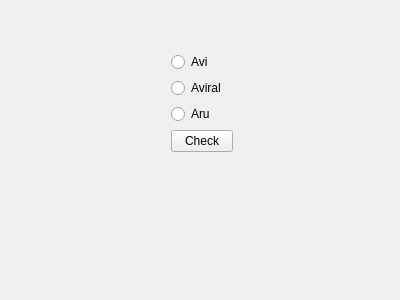
<?xml version="1.0" encoding="UTF-8"?>
<ui version="4.0">
 <class>MainWindow</class>
 <widget class="QMainWindow" name="MainWindow">
  <property name="geometry">
   <rect>
    <x>0</x>
    <y>0</y>
    <width>400</width>
    <height>300</height>
   </rect>
  </property>
  <property name="windowTitle">
   <string>MainWindow</string>
  </property>
  <widget class="QWidget" name="centralWidget">
   <widget class="QWidget" name="">
    <property name="geometry">
     <rect>
      <x>160</x>
      <y>30</y>
      <width>84</width>
      <height>144</height>
     </rect>
    </property>
    <layout class="QVBoxLayout" name="verticalLayout_3">
     <item>
      <layout class="QVBoxLayout" name="verticalLayout_2">
       <item>
        <layout class="QVBoxLayout" name="verticalLayout">
         <item>
          <widget class="QRadioButton" name="radioButton">
           <property name="text">
            <string>Avi</string>
           </property>
          </widget>
         </item>
         <item>
          <widget class="QRadioButton" name="radioButton_2">
           <property name="text">
            <string>Aviral</string>
           </property>
          </widget>
         </item>
         <item>
          <widget class="QRadioButton" name="radioButton_3">
           <property name="text">
            <string>Aru</string>
           </property>
          </widget>
         </item>
        </layout>
       </item>
       <item>
        <widget class="QPushButton" name="pushButton">
         <property name="text">
          <string>Check</string>
         </property>
        </widget>
       </item>
      </layout>
     </item>
    </layout>
   </widget>
  </widget>
 </widget>
 <layoutdefault spacing="6" margin="11"/>
 <resources/>
 <connections/>
</ui>
